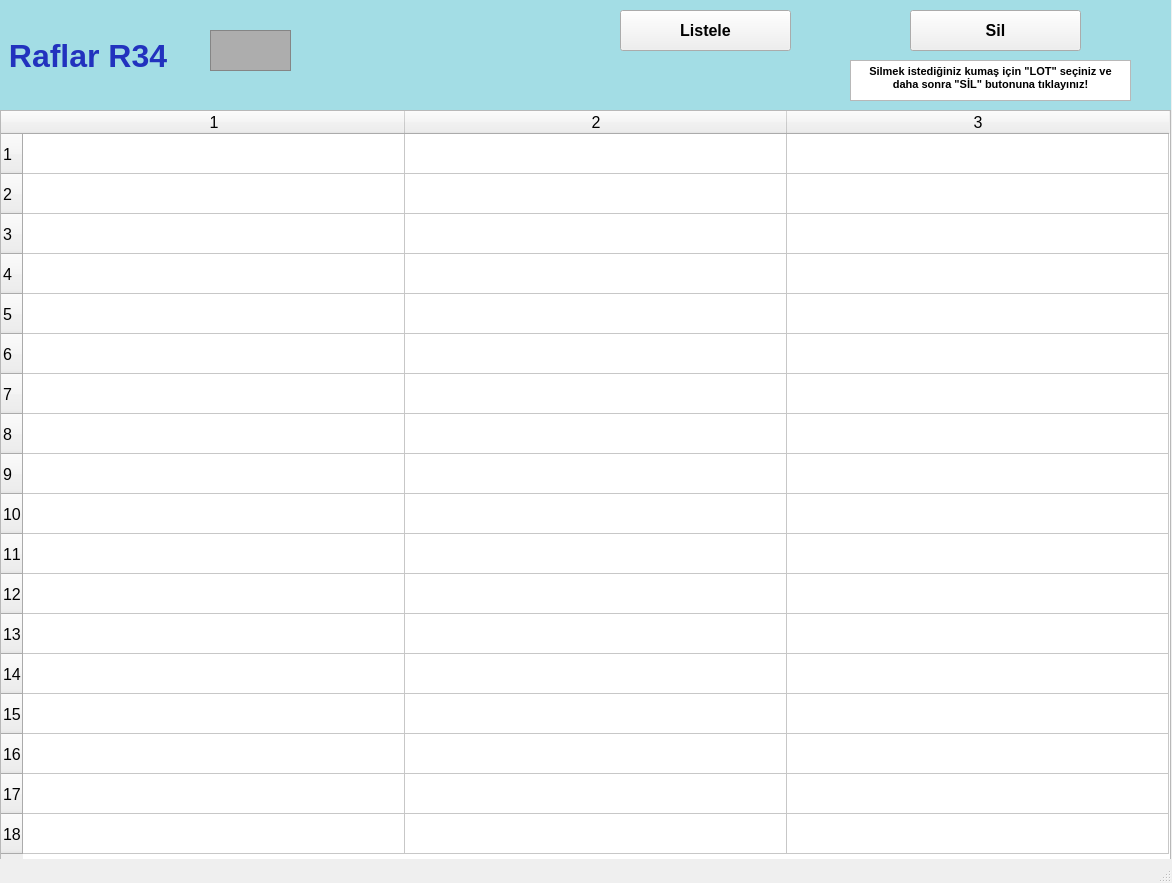
<?xml version="1.0" encoding="UTF-8"?>
<ui version="4.0">
 <class>raflarR34_ekran</class>
 <widget class="QMainWindow" name="raflarR34_ekran">
  <property name="geometry">
   <rect>
    <x>0</x>
    <y>0</y>
    <width>1172</width>
    <height>883</height>
   </rect>
  </property>
  <property name="font">
   <font>
    <pointsize>12</pointsize>
    <weight>50</weight>
    <bold>false</bold>
    <kerning>false</kerning>
   </font>
  </property>
  <property name="windowTitle">
   <string/>
  </property>
  <widget class="QWidget" name="centralwidget">
   <widget class="QLabel" name="raflarR1yazi_lbl">
    <property name="geometry">
     <rect>
      <x>0</x>
      <y>0</y>
      <width>1171</width>
      <height>111</height>
     </rect>
    </property>
    <property name="font">
     <font>
      <pointsize>24</pointsize>
      <weight>75</weight>
      <bold>true</bold>
     </font>
    </property>
    <property name="styleSheet">
     <string notr="true">background-color: rgb(163, 221, 229);
color: rgb(34, 50, 190);</string>
    </property>
    <property name="text">
     <string> Raflar R34</string>
    </property>
   </widget>
   <widget class="QFrame" name="raflarR1_img">
    <property name="geometry">
     <rect>
      <x>210</x>
      <y>30</y>
      <width>81</width>
      <height>41</height>
     </rect>
    </property>
    <property name="styleSheet">
     <string notr="true">background-color: rgb(173, 173, 173);</string>
    </property>
    <property name="frameShape">
     <enum>QFrame::StyledPanel</enum>
    </property>
    <property name="frameShadow">
     <enum>QFrame::Raised</enum>
    </property>
   </widget>
   <widget class="QTableWidget" name="R34_tw">
    <property name="geometry">
     <rect>
      <x>0</x>
      <y>110</y>
      <width>1171</width>
      <height>751</height>
     </rect>
    </property>
    <property name="baseSize">
     <size>
      <width>0</width>
      <height>0</height>
     </size>
    </property>
    <property name="rowCount">
     <number>18</number>
    </property>
    <property name="columnCount">
     <number>3</number>
    </property>
    <attribute name="horizontalHeaderVisible">
     <bool>true</bool>
    </attribute>
    <attribute name="horizontalHeaderCascadingSectionResizes">
     <bool>false</bool>
    </attribute>
    <attribute name="horizontalHeaderDefaultSectionSize">
     <number>382</number>
    </attribute>
    <attribute name="horizontalHeaderMinimumSectionSize">
     <number>38</number>
    </attribute>
    <attribute name="verticalHeaderDefaultSectionSize">
     <number>40</number>
    </attribute>
    <attribute name="verticalHeaderMinimumSectionSize">
     <number>23</number>
    </attribute>
    <row/>
    <row/>
    <row/>
    <row/>
    <row/>
    <row/>
    <row/>
    <row/>
    <row/>
    <row/>
    <row/>
    <row/>
    <row/>
    <row/>
    <row/>
    <row/>
    <row/>
    <row/>
    <column/>
    <column/>
    <column/>
   </widget>
   <widget class="QPushButton" name="listeleR34_btn">
    <property name="geometry">
     <rect>
      <x>620</x>
      <y>10</y>
      <width>171</width>
      <height>41</height>
     </rect>
    </property>
    <property name="font">
     <font>
      <pointsize>12</pointsize>
      <weight>75</weight>
      <bold>true</bold>
     </font>
    </property>
    <property name="text">
     <string>Listele</string>
    </property>
   </widget>
   <widget class="QPushButton" name="silR34_btn">
    <property name="geometry">
     <rect>
      <x>910</x>
      <y>10</y>
      <width>171</width>
      <height>41</height>
     </rect>
    </property>
    <property name="font">
     <font>
      <pointsize>12</pointsize>
      <weight>75</weight>
      <bold>true</bold>
     </font>
    </property>
    <property name="text">
     <string>Sil</string>
    </property>
   </widget>
   <widget class="QTextBrowser" name="textBrowser">
    <property name="geometry">
     <rect>
      <x>850</x>
      <y>60</y>
      <width>281</width>
      <height>41</height>
     </rect>
    </property>
    <property name="html">
     <string>&lt;!DOCTYPE HTML PUBLIC &quot;-//W3C//DTD HTML 4.0//EN&quot; &quot;http://www.w3.org/TR/REC-html40/strict.dtd&quot;&gt;
&lt;html&gt;&lt;head&gt;&lt;meta name=&quot;qrichtext&quot; content=&quot;1&quot; /&gt;&lt;style type=&quot;text/css&quot;&gt;
p, li { white-space: pre-wrap; }
&lt;/style&gt;&lt;/head&gt;&lt;body style=&quot; font-family:'MS Shell Dlg 2'; font-size:12pt; font-weight:400; font-style:normal;&quot;&gt;
&lt;p align=&quot;center&quot; style=&quot; margin-top:0px; margin-bottom:0px; margin-left:0px; margin-right:0px; -qt-block-indent:0; text-indent:0px;&quot;&gt;&lt;span style=&quot; font-size:8pt; font-weight:600;&quot;&gt;Silmek istediğiniz kumaş için &amp;quot;LOT&amp;quot; seçiniz ve daha sonra &amp;quot;SİL&amp;quot; butonuna tıklayınız!&lt;/span&gt;&lt;/p&gt;&lt;/body&gt;&lt;/html&gt;</string>
    </property>
   </widget>
  </widget>
  <widget class="QStatusBar" name="statusbar"/>
 </widget>
 <resources/>
 <connections/>
</ui>
